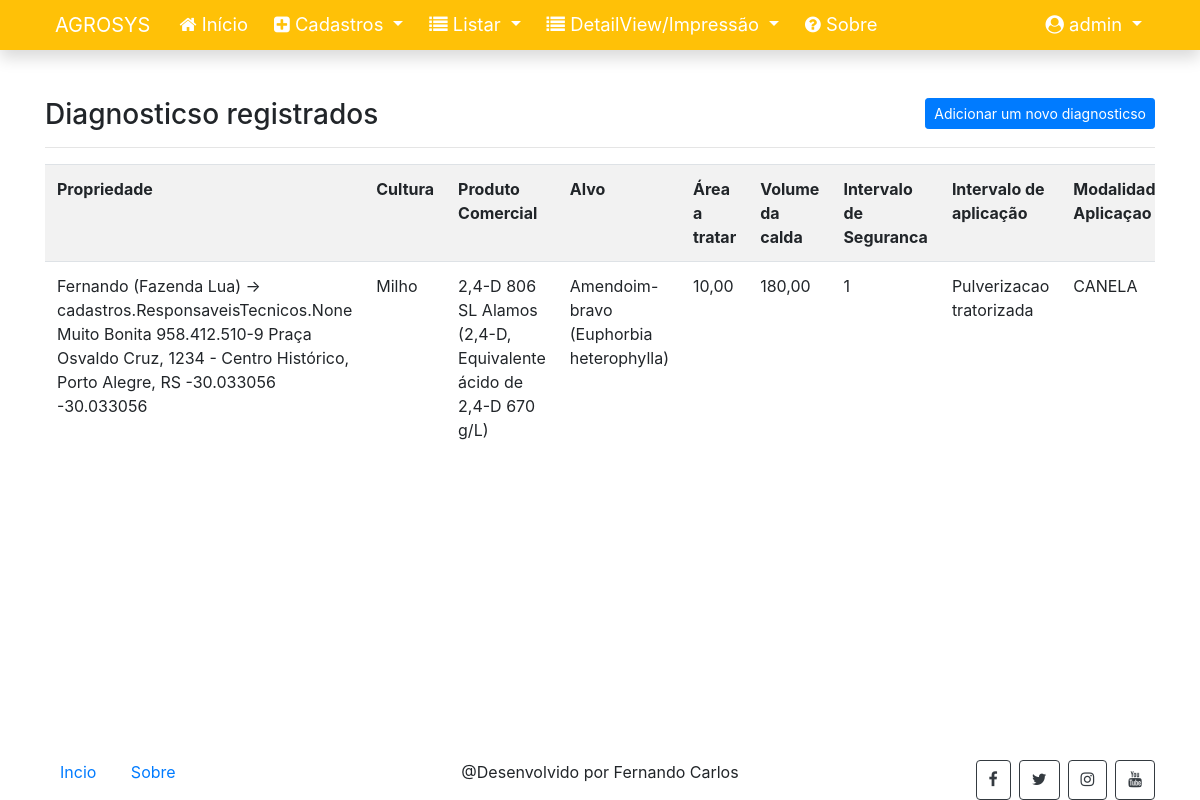
Screenshot of /listar/diagnostico/ (signed in) with the database file from the repository.
### cadastros/models.py (models this page shows, shortened)
class Diagnostico(models.Model):
    propriedade = models.ForeignKey(Propriedade, on_delete=models.PROTECT)
    cultura = models.CharField(max_length=100, verbose_name="Cultura")
    produto_comercial = models.CharField(max_length=100, verbose_name="Produto Comercial")
    alvo = models.CharField(max_length=100, verbose_name="Alvo")
    area_a_tratar = models.DecimalField(max_digits=9, decimal_places=2, verbose_name="Área a tratar")
    volume_da_calda = models.DecimalField(max_digits=9, decimal_places=2, verbose_name="Volume de calda")
    intervalo_de_seguranca = models.IntegerField(verbose_name="Intervalo de segurança")
    modalidade_aplicacao = models.CharField(max_length=100, verbose_name="Modalidade de aplicação")
    equipamento_aplicacao = models.CharField(max_length=100, verbose_name="Equipamento de aplicação")
    quantidade_a_adquirir = models.IntegerField(verbose_name="Quantidade a adquirir")
    n_aplicacoes = models.IntegerField(verbose_name="Nº aplicação")
    epoca_aplicacao = models.CharField(max_length=100, verbose_name="Época de aplicação")

class Propriedade(models.Model):
    produtor_rural = models.ForeignKey(ProdutorRural, on_delete=models.PROTECT, verbose_name="Produtor Rural")
    descricao = models.CharField(max_length=150, verbose_name="Descrição")
    cnpj_propriedade = models.CharField(max_length=14, verbose_name="CNPJ")
    local = models.CharField(max_length=100, verbose_name="Local")
    latitude = models.DecimalField(max_digits=9, decimal_places=6, verbose_name="Latitude")
    longitude = models.DecimalField(max_digits=9, decimal_places=6, verbose_name="Longitude")
    def __str__(self):
        return "{} {} {} {} {} {}".format(self.produtor_rural, self.descricao, self.cnpj_propriedade, self.local, self.latitude, self.longitude)

class ProdutorRural(models.Model):
    nome_rural = models.CharField(max_length=50, verbose_name="Nome")
    propriedade_local = models.CharField(max_length=100, verbose_name="Propriedade")
    responsaveis_tecnicos = models.ManyToManyField(ResponsaveisTecnicos, verbose_name="Responsáveis Técnicos")
    def __str__(self):
        return "{} ({}) -> {}".format(self.nome_rural, self.propriedade_local, self.responsaveis_tecnicos)

### cadastros/views.py (the view)
# urls.py: path('listar/diagnostico/', DiagnosticoList.as_view(), name="listar-diagnostico"),
class DiagnosticoList(LoginRequiredMixin, ListView):
    login_url = reverse_lazy('login')
    model = Diagnostico
    template_name = 'cadastros/listas/diagnostico.html'

### cadastros/templates/cadastros/listas/diagnostico.html (shortened to what this page needs)
{% extends 'paginas/modelo-principal.html' %}
{% block conteudo %}
<h3>
    Diagnosticso registrados
    <a href="{% url 'cadastrar-diagnostico' %}" class="btn btn-primary btn-sm float-right">Adicionar um novo diagnosticso</a>
</h3>
<hr>
<div class="table-responsive">
    <table class="table table-striped">
        <tr>
            <th>Propriedade</th>
            <th>Cultura</th>
            <th>Produto Comercial</th>
            <th>Alvo</th>
            <th>Área a tratar</th>
            <th>Volume da calda</th>
            <th>Intervalo de Seguranca</th>
            <th>Intervalo de aplicação</th>
            <th>Modalidade Aplicaçao</th>
        </tr>
        {% for object in object_list %}
        <tr>
            <td>{{ object.propriedade }}</td>
            <td>{{ object.cultura }}</td>
            <td>{{ object.produto_comercial }}</td>
            <td>{{ object.alvo }}</td>
            <td>{{ object.area_a_tratar }}</td>
            <td>{{ object.volume_da_calda }}</td>
            <td>{{ object.intervalo_de_seguranca }}</td>
            <td>{{ object.modalidade_aplicacao }}</td>
            <td>{{ object.equipamento_aplicacao }}</td>
        </tr>
        {% empty %}
        <tr>
            <td colspan="13">Nenhuma propriedade registrada.</td>
        </tr>
        {% endfor %}
    </table>
</div>
{% endblock %}

### paginas/templates/paginas/modelo-principal.html (shortened to what this page needs)
{% load static %}
<!DOCTYPE html>
<html lang="pt-BR">
	<head>
        <link rel="stylesheet" type="text/css" href="{% static 'css/bootstrap.min.css' %}">
        <link rel="stylesheet" type="text/css" href="{% static 'css/font-awesome.min.css' %}">
        <link rel="stylesheet" type="text/css" href="{% static 'css/normalize.css' %}">
        <link rel="stylesheet" type="text/css" href="{% static 'css/estilo.css' %}">
        <link href="https://cdn.datatables.net/v/bs4/dt-1.13.4/datatables.min.css" rel="stylesheet"/>
	</head>
	<body class="d-flex flex-column h-100">
        <main role="main" class="flex-shrink-0">
            {% block menu %}
            <nav class="navbar navbar-expand-lg navbar-light bg-warning font-115 shadow">
                <div class="container">
                    <a class="navbar-brand text-white" href="{% url 'index' %}">AGROSYS</a>
                    <div class="collapse navbar-collapse" id="navbarNavDropdown">
                        <ul class="navbar-nav mr-auto">
                            <li class="nav-item">
                                <a class="nav-link" href="{% url 'index' %}">
                                    <i class="fa fa-home" aria-hidden="true"></i>
                                    Início
                                </a>
                            </li>
                            {% if request.user.is_authenticated %}
                            <li class="nav-item dropdown">
                                <a class="nav-link dropdown-toggle text-white" href="#" id="navbarDropdownMenuLink1"
                                    role="button" data-toggle="dropdown" aria-haspopup="true" aria-expanded="false">
                                    <i class="fa fa-plus-square" aria-hidden="true"></i>
                                    Cadastros
                                </a>
                            </li>
                            {% endif %}
                            {% if request.user.is_authenticated %}
                            <li class="nav-item dropdown">
                                <a class="nav-link dropdown-toggle text-white" href="#" id="navbarDropdownMenuLink2"
                                    role="button" data-toggle="dropdown" aria-haspopup="true" aria-expanded="false">
                                    <i class="fa fa-list" aria-hidden="true"></i>
                                    Listar
                                </a>
                            </li>
                            {% endif %}
                            {% if request.user.is_authenticated %}
                            {% block detail %}
                            <li class="nav-item dropdown">
                                <a class="nav-link dropdown-toggle text-white" href="#" id="navbarDropdownMenuLink2"
                                    role="button" data-toggle="dropdown" aria-haspopup="true" aria-expanded="false">
                                    <i class="fa fa-list" aria-hidden="true"></i>
                                    DetailView/Impressão
                                </a>
                            </li>
                            {% endblock %}
                            {% endif %}
                            <li class="nav-item ">
                                <a class="nav-link" href="{% url 'sobre' %}">
                                    <i class="fa fa-question-circle" aria-hidden="true"></i>
                                    Sobre
                                </a>
                            </li>
                        </ul>
                        <ul class="navbar-nav">
                            {% if request.user.is_authenticated %}
                            <li class="nav-item dropdown">
                                <a class="nav-link dropdown-toggle text-white" href="#" id="navbarDropdownMenuLink"
                                    role="button" data-toggle="dropdown" aria-haspopup="true" aria-expanded="false">
                                    <i class="fa fa-user-circle" aria-hidden="true"></i>
                                    <span id="username">{{ request.user }}</span>
                                </a>
                            </li>
                            {% endif %}
                        </ul>
                    </div>
                </div>
            </nav>
            {% endblock %}
            <div class="container py-5">
                {% block conteudo %}{% endblock %}
            </div>
        </main>
        <footer class="mt-auto">
            {% block rodape %}
            <div class="container fixed-bottom">
                <div class="row">
                    <div class="col-md-4">
                        <p>
                            <a href="{% url 'index' %}">Incio</a>
                            <a href="{% url 'sobre' %}">Sobre</a>
                        </p>
                    </div>
                    <div class="col-md-4 mx-auto text-center">
                        <span>@Desenvolvido por Fernando Carlos</span>
                    </div>
                    <div class="col-md-4 d-flex justify-content-end">
                        <a href="#" class="btn btn-outline-dark">
                            <i class="fa fa-facebook"></i>
                        </a>
                        <a href="#" class="btn btn-outline-dark ml-2">
                            <i class="fa fa-twitter"></i>
                        </a>
                        <a href="#" class="btn btn-outline-dark ml-2">
                            <i class="fa fa-instagram"></i>
                        </a>
                        <a href="#" class="btn btn-outline-dark ml-2">
                            <i class="fa fa-youtube"></i>
                        </a>
                    </div>
                </div>
            </div>
            {% endblock %}
        </footer>
	</body>
</html>

### static/css/estilo.css (style rules this page uses)
* { margin: 0; padding: 0; box-sizing: border-box; }
footer p a { margin: 5px 15px; }
table td { max-width: 500px; }
.navbar { padding: 0 !important; }
.navbar .navbar-brand { padding-left: 10px; }
.navbar a.nav-link { color: white !important; }
.navbar .nav-item { padding: 3px 5px; }
.font-115 { font-size: 115%; }

### rows the page displays
Diagnostico: propriedade "Fernando (Fazenda Lua) -> cadastros.ResponsaveisTecnicos.None Muito Bonita 958.412.510-9 Praça Osvaldo Cruz, 1234 - Centro Histórico, Porto Alegre, RS -30.033056 -30.033056", cultura "Milho", produto_comercial "2,4-D 806 SL Alamos (2,4-D, Equivalente ácido de 2,4-D 670 g/L)", alvo "Amendoim-bravo (Euphorbia heterophylla)", area_a_tratar "10,00", volume_da_calda "180,00", intervalo_de_seguranca "1", modalidade_aplicacao "Pulverizacao tratorizada", equipamento_aplicacao "CANELA"

### other values shown
{{ request.user }} "admin"
